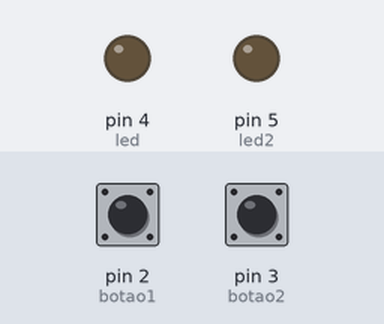
A sketch run on a simulated Arduino Uno, built with avr-gcc and run on an emulated ATmega328P. Shown: output pins drawn as LEDs (lit = HIGH). The inputs (shaded band) are chosen by the test bench; at power-on: pin 2 (botao1) LOW, pin 3 (botao2) LOW.

Above: at 1.2 s.
1.3 s: pin 2 (botao1) pulled HIGH for 0.15 s
At 2.5 s:
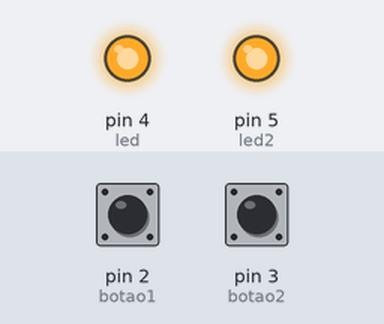
2.9 s: pin 3 (botao2) pulled HIGH for 0.15 s
At 4.0 s:
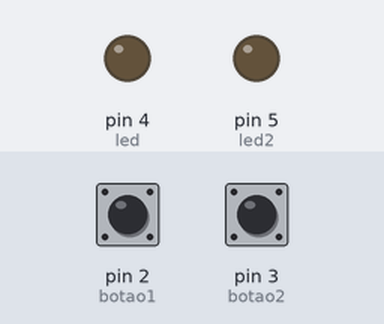
4.5 s: pin 2 (botao1) pulled HIGH for 1 s
At 5.2 s:
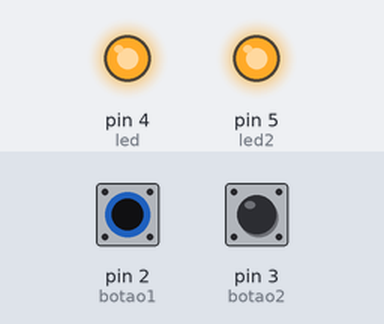
7.0 s: pin 2 (botao1) driven HIGH and pin 3 (botao2) driven HIGH
At 7.4 s:
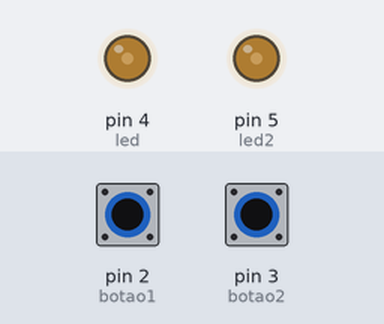
8.5 s: pin 3 (botao2) driven LOW
At 9.2 s:
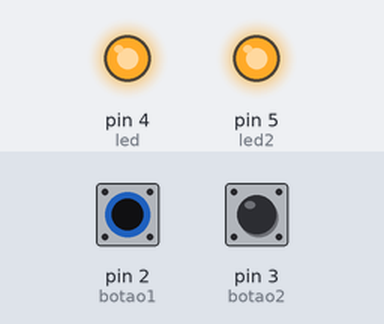
Timing chart, 0 to 11.0 s (numbered marks = the images above; inputs shaded):
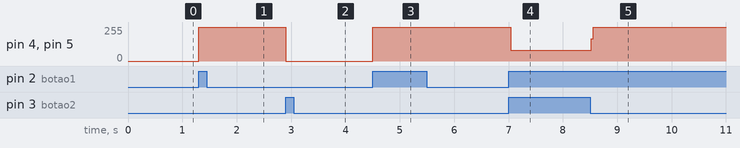

Measured:
- after the input at 1.3 s, pin 4 (led), pin 5 (led2): 0/255 → 255/255 at once
- after the input at 2.9 s, pin 4 (led), pin 5 (led2): 255/255 → 0/255 at once
- after the input at 4.5 s, pin 4 (led), pin 5 (led2): 0/255 → 255/255 at once
- after the input at 7.0 s, pin 4 (led), pin 5 (led2): 255/255 → 79/255 at once
- after the input at 8.5 s, pin 4 (led), pin 5 (led2): 79/255 → 255/255 at once

The sketch:

botao2_leds2.ino
```cpp
const int botao1 = 2;
const int botao2 = 3;
const int led = 4;
const int led2 = 5;

int var1;
int var2;

void setup()
{
  pinMode(botao1, INPUT);
  pinMode(botao2, INPUT);
  pinMode(led, OUTPUT);
  pinMode(led2, OUTPUT);
  //Serial.begin(9600);
}

void loop()
{
  var1 = digitalRead(botao1);
  var2 = digitalRead(botao2);

  if(var1){
    digitalWrite(led, HIGH);
    digitalWrite(led2, HIGH);
  }
  if(var2){
    digitalWrite(led, LOW);
    digitalWrite(led2, LOW);
  }
}
```
